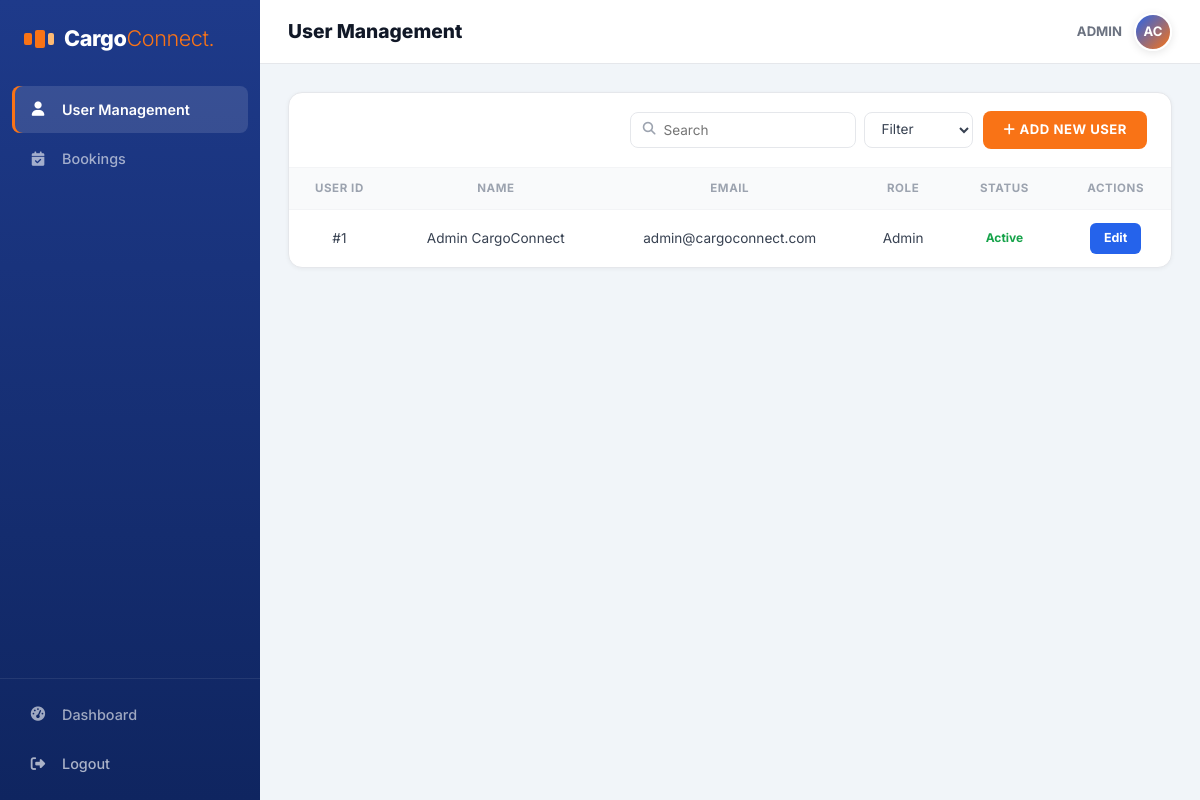
/admin.php (signed in), run on the app's committed database.
### tables this page shows
CREATE TABLE `users` (
  `user_id` int NOT NULL,
  `first_name` varchar(50) DEFAULT NULL,
  `last_name` varchar(50) DEFAULT NULL,
  `email` varchar(100) NOT NULL,
  `password` varchar(255) NOT NULL,
  `role` enum('admin','customer') DEFAULT 'customer',
  `contact_number` varchar(20) DEFAULT NULL,
  `status` enum('active','inactive') DEFAULT 'active',
  `date_created` timestamp NULL DEFAULT CURRENT_TIMESTAMP
);

### admin.php (the view, shortened to what this page needs)
<?php
require_once 'includes/db.php';
$current_user = null;
if ($conn) {
    $s = $conn->prepare("SELECT * FROM users WHERE user_id=?");
    $s->bind_param('i', $_SESSION['user_id']); $s->execute();
    $current_user = $s->get_result()->fetch_assoc(); $s->close();
}
$initials = strtoupper(substr($current_user['first_name'],0,1).substr($current_user['last_name'],0,1));
$tab = $_GET['tab'] ?? 'users';
$users=[]; $bookings=[]; $chart_labels=[]; $chart_data=[];
if ($conn) {
    $q = "SELECT * FROM users WHERE 1";
    $q .= " ORDER BY date_created DESC LIMIT 50";
    $r=$conn->query($q); if($r){while($row=$r->fetch_assoc())$users[]=$row;}
}
?>
<!DOCTYPE html>
<html lang="en">
<head>
<link href="https://cdn.jsdelivr.net/npm/bootstrap@5.3.2/dist/css/bootstrap.min.css" rel="stylesheet">
<link rel="stylesheet" href="https://cdnjs.cloudflare.com/ajax/libs/font-awesome/6.4.2/css/all.min.css">
</head>
<body>
<aside class="adm-sidebar">
    <div class="adm-logo">
        <div class="adm-logo-bars">
            <div style="width:8px;height:12px;"></div>
            <div style="width:10px;height:18px;"></div>
            <div style="width:6px;height:12px;"></div>
        </div>
        <div class="adm-logo-text"><span>Cargo</span><b>Connect.</b></div>
    </div>
    <nav class="adm-nav">
        <a href="admin.php?tab=users" class="<?php echo $tab==='users'?'active':''; ?>"><i class="fas fa-user"></i> User Management</a>
        <a href="admin.php?tab=bookings" class="<?php echo $tab==='bookings'?'active':''; ?>"><i class="fas fa-calendar-check"></i> Bookings</a>
    </nav>
    <div class="adm-sidebar-footer">
        <a href="dashboard.php"><i class="fas fa-gauge-high"></i> Dashboard</a>
        <a href="auth.php?action=logout" class="adm-logout"><i class="fas fa-right-from-bracket"></i> Logout</a>
    </div>
</aside>
<div class="adm-main">
    <div class="adm-topbar">
        <div class="adm-topbar-left">
            <h5><?php echo $tab==='users'?'User Management':'Booking Management'; ?></h5>
        </div>
        <div class="adm-topbar-right">
            <span style="font-size:0.82rem;font-weight:700;color:#6b7280;">ADMIN</span>
            <div class="adm-avatar"><?php echo $initials; ?></div>
        </div>
    </div>
    <div class="adm-content">
    <?php if ($tab==='users'): ?>
    <div class="adm-card">
        <div class="adm-card-hdr">
            <div class="adm-toolbar">
                <form method="GET" action="admin.php" style="display:flex;gap:8px;align-items:center;">
                    <div class="adm-search">
                        <i class="fas fa-search"></i>
                        <input type="text" name="search" placeholder="Search" value="<?php echo htmlspecialchars($_GET['search']??''); ?>">
                    </div>
                    <select name="filter" class="adm-filter" onchange="this.form.submit()">
                        <option value="">Filter</option>
                    </select>
                </form>
                <button class="btn-add" onclick="document.getElementById('addModal').classList.add('open')"><i class="fas fa-plus me-1"></i>ADD NEW USER</button>
            </div>
        </div>
        <div class="adm-table-wrap">
        <table class="adm-table">
            <thead><tr><th>User ID</th><th>Name</th><th>Email</th><th>Role</th><th>Status</th><th>Actions</th></tr></thead>
            <tbody>
                <?php if (!empty($users)): foreach($users as $u): ?>
                <tr>
                    <td>#<?php echo $u['user_id']; ?></td>
                    <td><?php echo htmlspecialchars($u['first_name'].' '.$u['last_name']); ?></td>
                    <td><?php echo htmlspecialchars($u['email']); ?></td>
                    <td><?php echo ucfirst(htmlspecialchars($u['role'])); ?></td>
                    <td>
                        <?php $st=$u['status']??'active';
                        $cls=$st==='active'?'bdg-green':($st==='inactive'?'bdg-red':'bdg-orange'); ?>
                        <span class="bdg <?php echo $cls; ?>"><?php echo ucfirst($st==='inactive'?'Suspended':$st); ?></span>
                    </td>
                    <td style="display:flex;gap:6px;justify-content:center;">
                        <button class="btn-edit" onclick="openEdit(<?php echo $u['user_id']; ?>,'<?php echo htmlspecialchars($u['first_name'].' '.$u['last_name']); ?>','<?php echo $u['role']; ?>')">Edit</button>
                    </td>
                </tr>
                <?php endforeach; else: ?>
                <tr><td colspan="6" style="padding:40px;color:#9ca3af;">No users found.</td></tr>
                <?php endif; ?>
            </tbody>
        </table>
        </div>
    </div>
    <?php endif; ?>
    </div>
</div>
</body>
</html>

### data on the page
users: initials "AC", user_id "1", first_name+last_name "Admin CargoConnect", email "admin@cargoconnect.com", role "Admin", status "Active"
